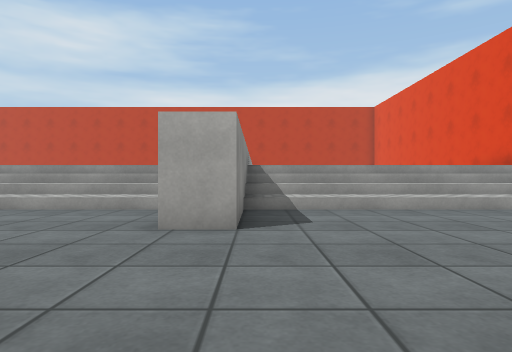
[1] (above)

21 first-person views from a walk through a 3-D level made in the Unity game engine. The camera is 0.68 m above the floor, looks level and sees 75° across. The floor is counted in squares, 1 m on a side. Each view is taken from the middle of a square. On the plan, view 1 faces up. The plan holds only what a view shows up to about 10 squares ahead; the rest is blank. The place goes on beyond the plan. The player is left out. Surface patterns are stand-ins for the level's own textures.

[2]
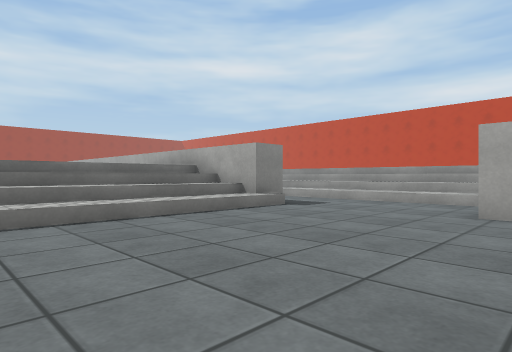

[3]
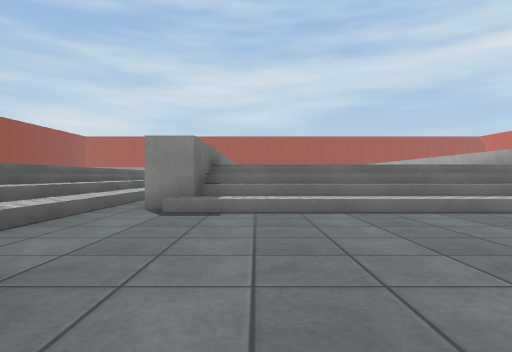

[4]
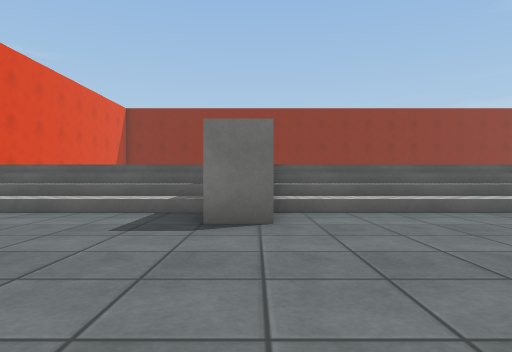

[5]
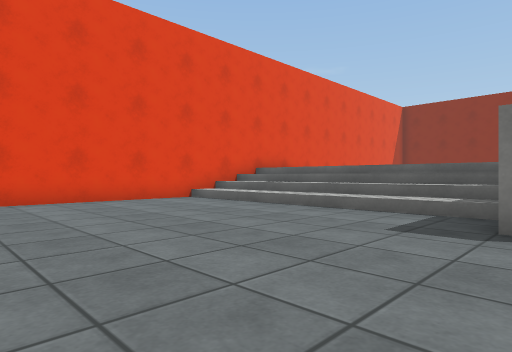

[6]
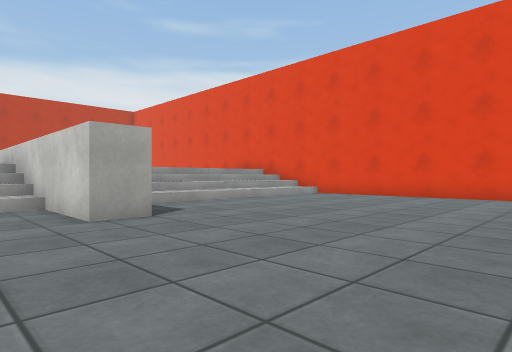

[7]
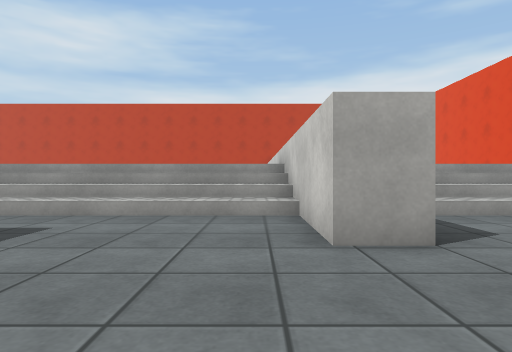

[8]
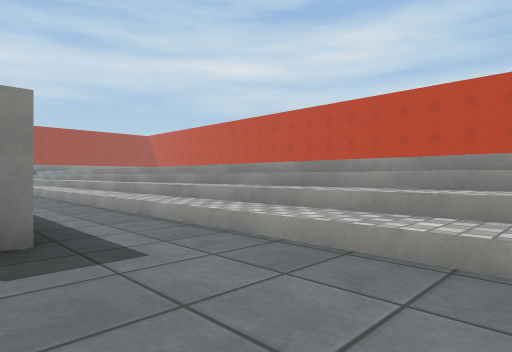

[9]
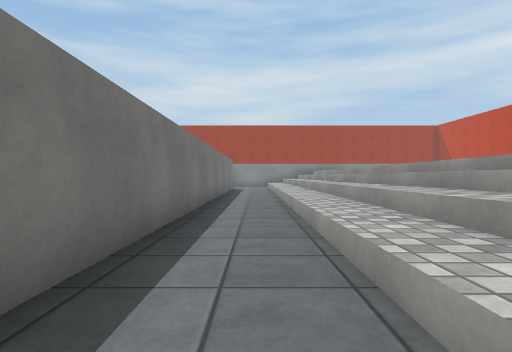

[10]
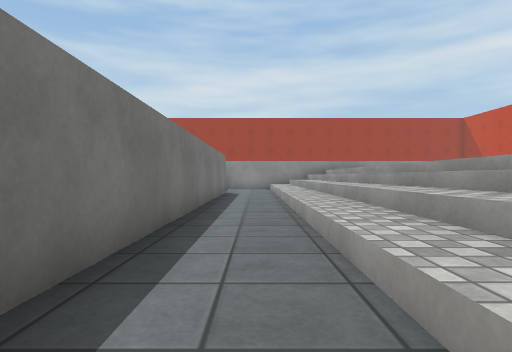

[11]
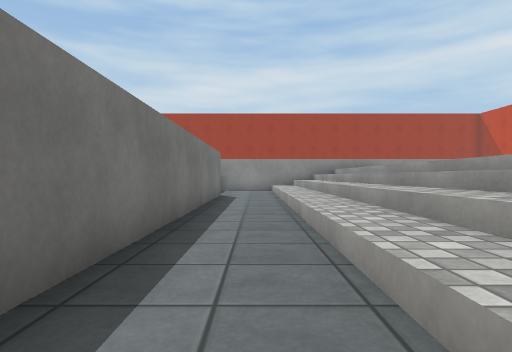

[12]
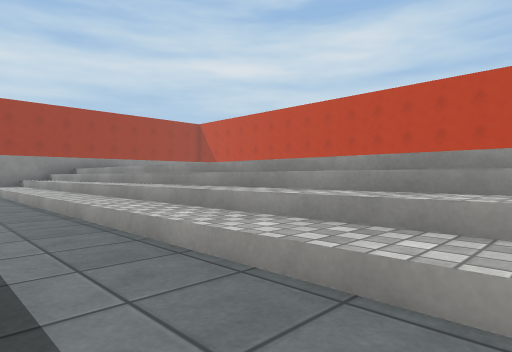

[13]
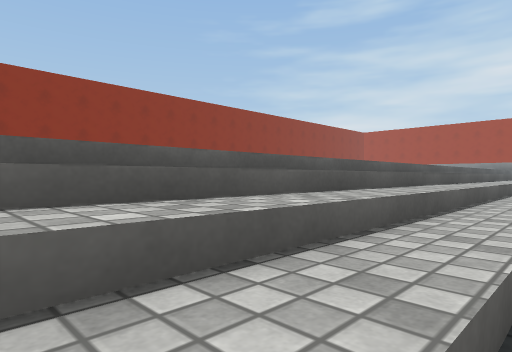

[14]
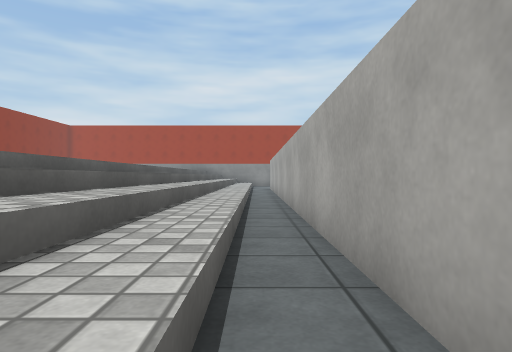

[15]
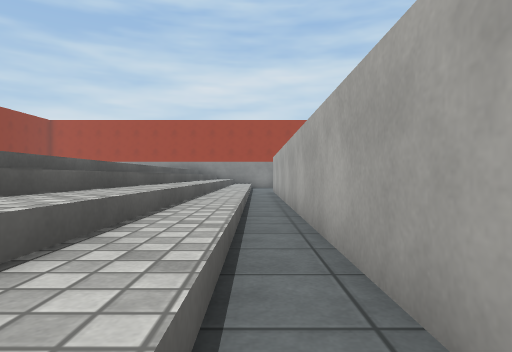

[16]
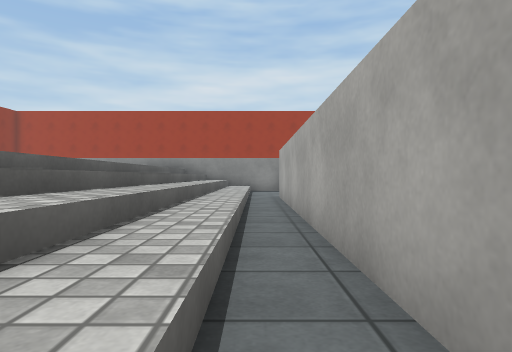

[17]
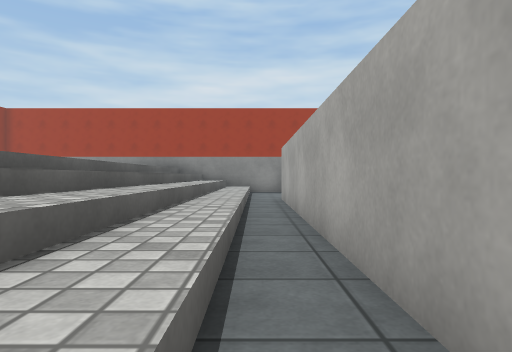

[18]
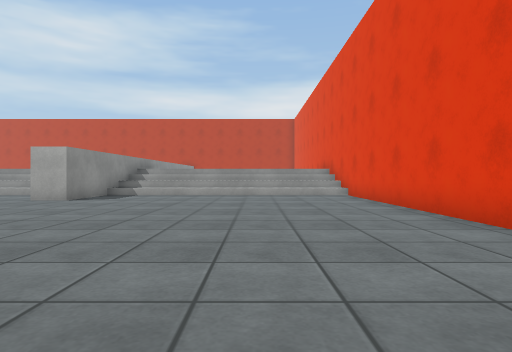

[19]
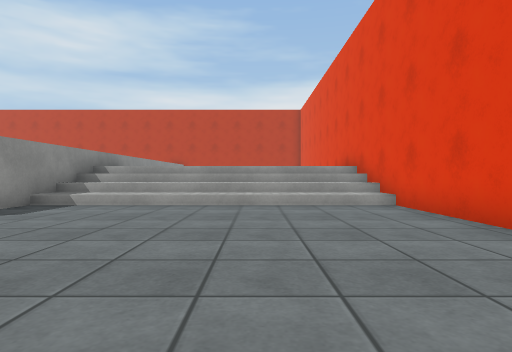

[20]
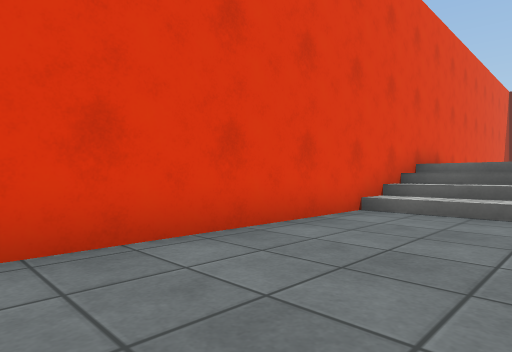

[21]
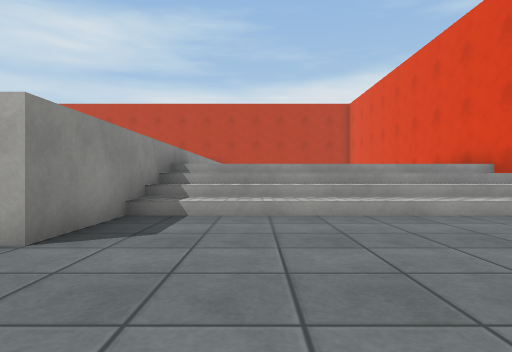

### Floor plan
Key: @ floor where view 1 was taken; # wall or solid block; . floor; ^ raised ledge.
Columns run from 24 left of view 1 to 9 right of it. Each row starts with its distance up from view 1.
  9 ^^^^^^^^^^^^^^^^^^^^^^^^^^^^^^^^^
  8 ^^^^^^^^^^^^^^^^^^^^^^^^^^^^^^^^^
  7 ^^^^^^^^^^^^^^^^^^^^^^^^^^^^^^^^^
  6 .......................#.........#
  5 .......................#.........#
  4 ###################..............#
  3                 ^^^..............#
  2                 ^^^..............#
  1                 ^^^..............#
  0                 ^^^.....@........#
 -1                 ^^^..............#
 -2                 ^^^..............#
 -3                 ^^^..............#
 -4                 ^^^..............#
 -5                 ^^^..............#
 -6 ################  #....#.........#
 -7 .......................#.........#
 -8 ^^^^^^^^^^^^^^^^^^^^^^^^^^^^^^^^^
 -9 ^^^^^^^^^^^^^^^^^^^^^^^^^^^^^^^^^
-10 ^^^^^^^^^^^^^^^^^^^^^^^  ^^^^^^^^

Where each view was taken, in squares from view 1:
view 1: 0 up, 0 right, facing up
view 2: 2 down, 0 right, facing up-left
view 3: 4 down, 1 right, facing left
view 4: 1 down, 1 left, facing down
view 5: 1 down, 1 left, facing down-right
view 6: 1 down, 3 left, facing up-right
view 7: 1 up, 2 left, facing up
view 8: 4 up, 2 left, facing up-left
view 9: 6 up, 8 left, facing left
view 10: 6 up, 12 left, facing left
view 11: 6 up, 14 left, facing left
view 12: 5 up, 14 left, facing up-left
view 13: 7 down, 5 left, facing down-left
view 14: 7 down, 8 left, facing left
view 15: 7 down, 11 left, facing left
view 16: 7 down, 15 left, facing left
view 17: 7 down, 16 left, facing left
view 18: 5 down, 5 right, facing up
view 19: 1 down, 5 right, facing up
view 20: 1 down, 5 right, facing down-right
view 21: 1 up, 2 right, facing up
